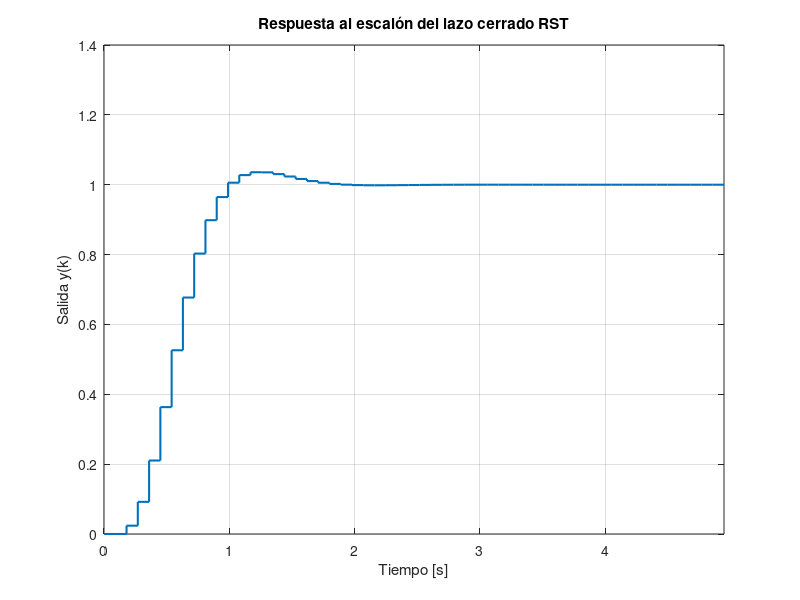
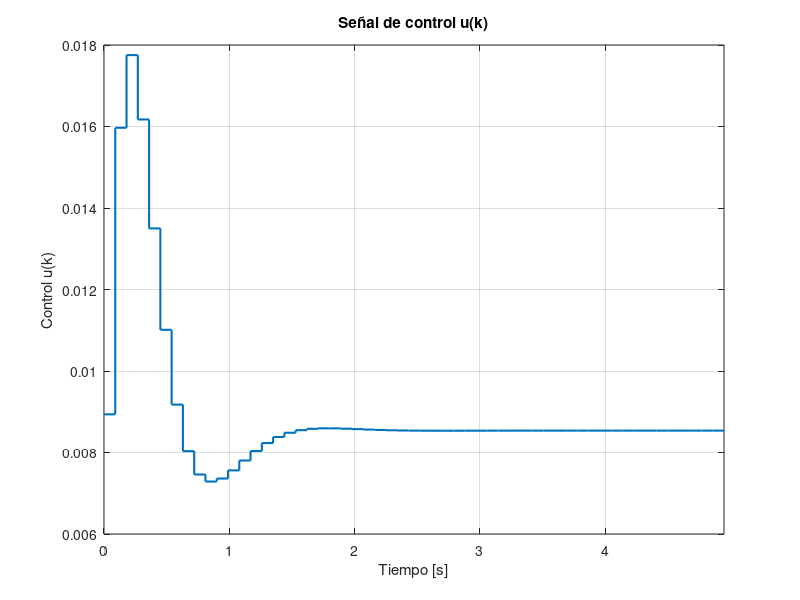

MATLAB code for these plots, in order: (Note: this script raises an error after producing the figures.)
clear; clc; close all;

%% Tiempo de muestreo
Ts = 0.09;

%% Planta en q^-1
% G(q^-1) = q^-2 B(q^-1) / A(q^-1)

A = [1  -1.626   0.6629   0.005682];
B = [2.665   1.203   1.12];

d = 2;   % retardo equivalente q^-2

%% Controlador RST diseñado

R = [1  -0.786781   0.085530  -0.182727  -0.116022];

S = [0.125275  -0.190227   0.073457   0.000432];

% Ganancia para referencia
T0 = sum(S);
T = T0;

%% Polinomio característico de lazo cerrado
% A(q^-1)R(q^-1) + q^-d B(q^-1)S(q^-1)

AR = conv(A,R);
BS = conv(B,S);

% Agregar retardo q^-d al término B*S
BSd = [zeros(1,d) BS];

% Igualar tamaños antes de sumar
nmax = max(length(AR), length(BSd));
AR  = [AR  zeros(1,nmax-length(AR))];
BSd = [BSd zeros(1,nmax-length(BSd))];

Alc = AR + BSd;

%% Transferencia Y/R
% Y/R = q^-d B(q^-1)T(q^-1) / Alc(q^-1)

BT = conv(B,T);
num_y = [zeros(1,d) BT];
num_y = [num_y zeros(1,length(Alc)-length(num_y))];

%% Transferencia U/R
% U/R = A(q^-1)T(q^-1) / Alc(q^-1)

AT = conv(A,T);
num_u = AT;
num_u = [num_u zeros(1,length(Alc)-length(num_u))];

%% Simulación discreta con entrada escalón

t = 0:Ts:5;
r = ones(size(t));

% filter trabaja directamente con polinomios en q^-1
y = filter(num_y, Alc, r);
u = filter(num_u, Alc, r);

%% Gráfica discreta de la salida

figure;
stairs(t,y,'LineWidth',1.5);
grid on;
title('Respuesta al escalón del lazo cerrado RST');
xlabel('Tiempo [s]');
ylabel('Salida y(k)');
xlim([0 t(end)]);

%% Gráfica discreta de la señal de control

figure;
stairs(t,u,'LineWidth',1.5);
grid on;
title('Señal de control u(k)');
xlabel('Tiempo [s]');
ylabel('Control u(k)');
xlim([0 t(end)]);

%% También se crean las funciones de transferencia en q^-1

Gyr = tf(num_y, Alc, Ts, 'Variable', 'z^-1');
Gur = tf(num_u, Alc, Ts, 'Variable', 'z^-1');

disp('Funcion de transferencia Y/R en z^-1:');
Gyr

disp('Funcion de transferencia U/R en z^-1:');
Gur

%% Desempeño aproximado de la salida

info = stepinfo(y,t,1,'SettlingTimeThreshold',0.02);

fprintf('--- Desempeño del lazo cerrado ---\n');
fprintf('Sobreimpulso Mp = %.4f %%\n', info.Overshoot);
fprintf('Tiempo de establecimiento ts = %.4f s\n', info.SettlingTime);
fprintf('Valor final aproximado de y = %.4f\n', y(end));
fprintf('Valor final aproximado de u = %.4f\n', u(end));
